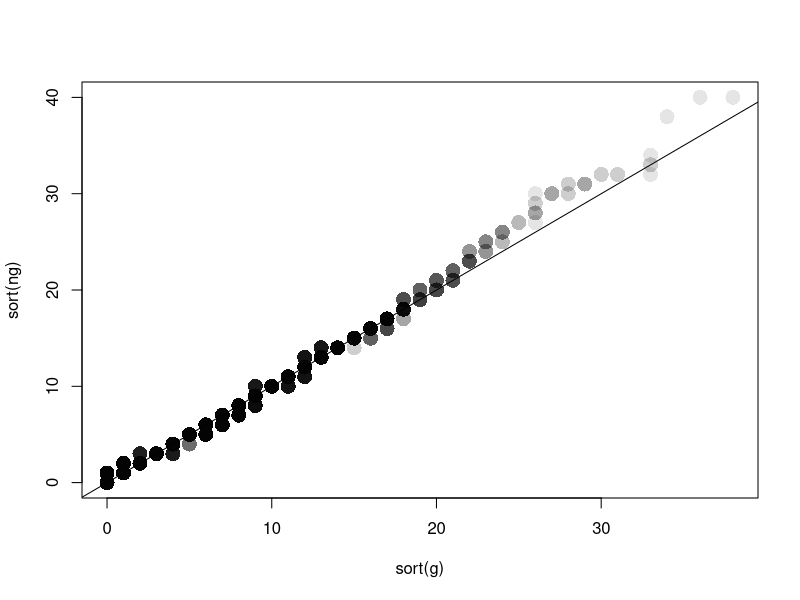
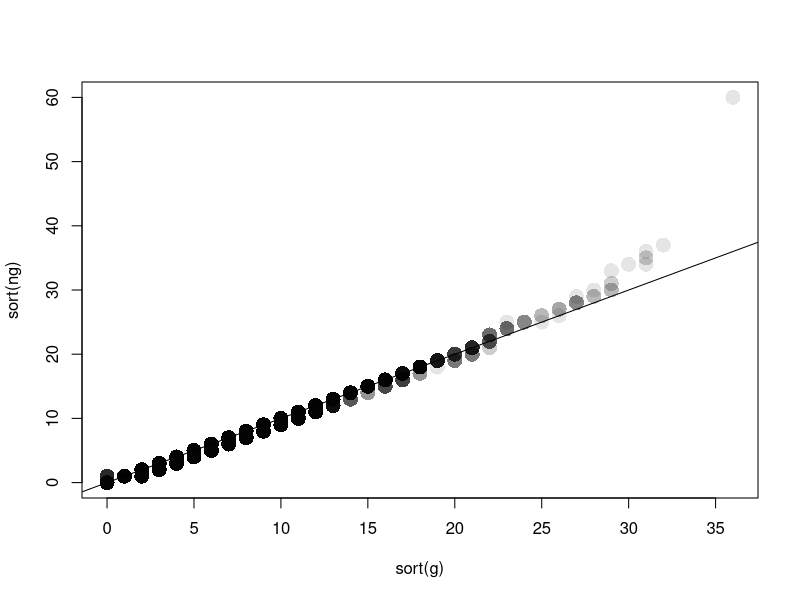

These figures' R source, in order:

set.seed(1130)
n <- 1e4
p <- 0.2

nrgeom <- function(n, p){
	lam <- rexp(n, p/(1-p))
	return(rpois(n, lam))
}

g <- rgeom(n, p)
ng <- nrgeom(n, p)

print(g)

plot(sort(g), sort(ng)
	, col = rgb(red = 0, green = 0, blue = 0, alpha = 0.1)
	, pch = 16, cex = 2
)
abline(0,1)

g <- rgeom(n, p)
ng <- nrgeom(n, p)

print(g)

plot(sort(g), sort(ng)
	, col = rgb(red = 0, green = 0, blue = 0, alpha = 0.1)
	, pch = 16, cex = 2
)
abline(0,1)
